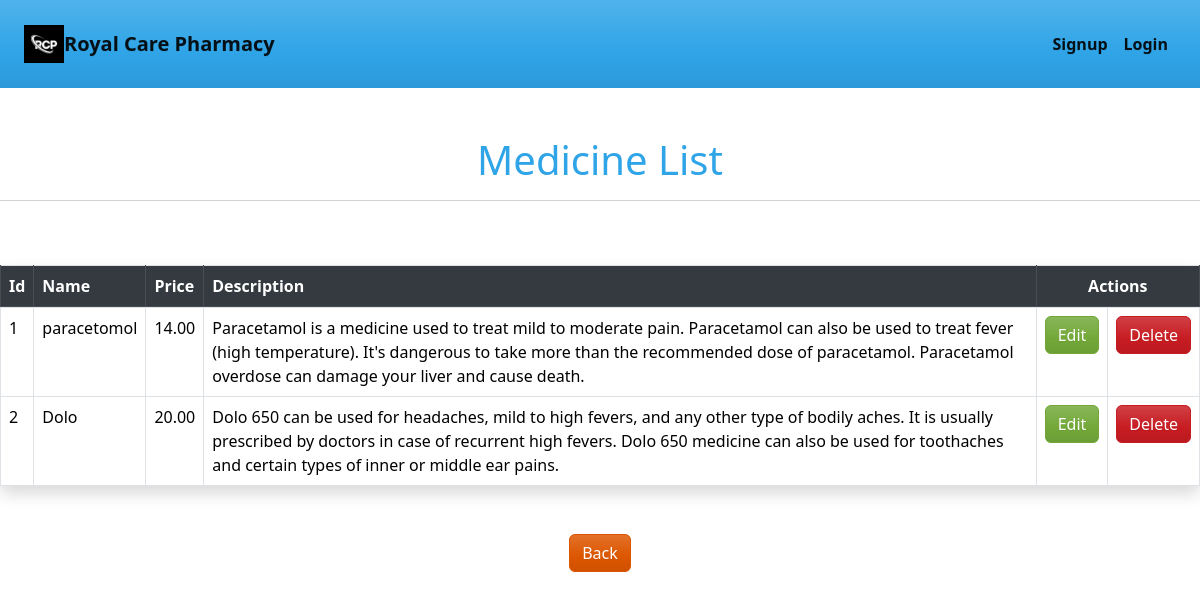
The page /list/ on the database as committed earlier.
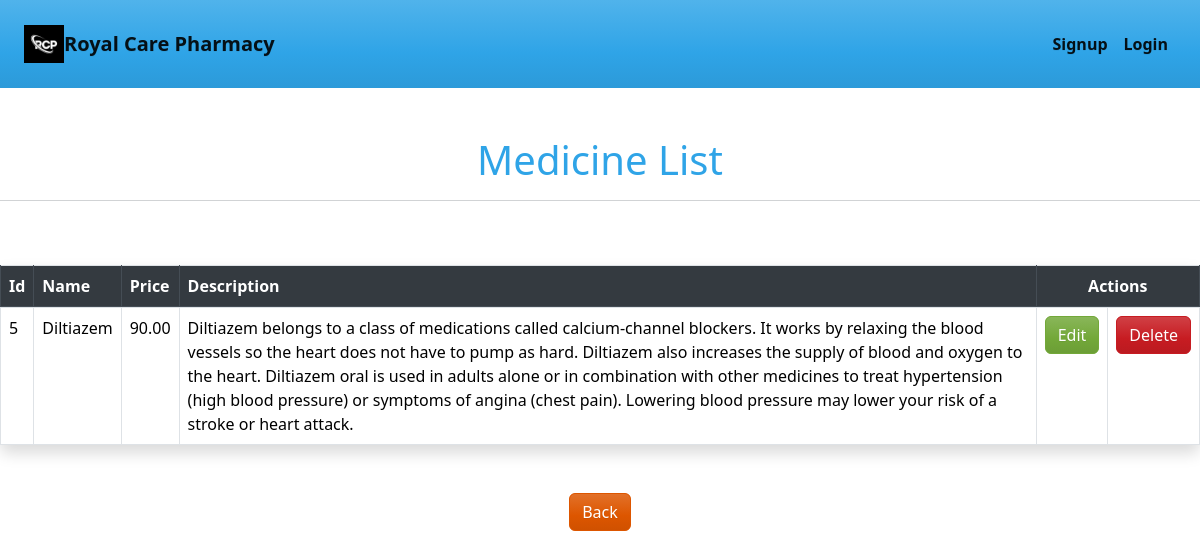
The same page on the database as committed later.
### cure/models.py (models this page shows)
class Medicine(models.Model):
    name = models.CharField(max_length=500)
    description = models.CharField(max_length=500)
    price = models.DecimalField(max_digits=10, decimal_places=2)

### cure/views.py (the view)
# urls.py: path('list/',views.product_read,name='list'),
def product_read(request):
    medicine_list=Medicine.objects.all()
    return render(request,'list.html',{'medicine_list':medicine_list})

### cure/templates/list.html
{%extends 'layout/app-layout.html'%}
{%block 'content' %}
<div class="justify-content-center">
<br><br>
<h1>Medicine List</h1>
<hr><br><br>
<table class="table table-bordered table-hover shadow p-3 mb-5 bg-white rounded ">
    <thead class="thead-dark">
    <tr>
        <th>Id</th>
        <th>Name</th>
        <th>Price</th>
        <th>Description</th>
        <th colspan="2" class="text-center">Actions</th></tr>
        {%for products in medicine_list%}
    <tr>
    </thead>
    <td>{{ products.id }} </td>
    <td>{{ products.name }} </td>
    <td>{{ products.price }}</td>
    <td>{{products.description}}</td>
    <td ><a href="{%url 'updateproduct' products.pk %}" class="btn btn-block btn-success " value="edit" type="submit">Edit</a></td>
    <td><a href="{%url 'deleteproduct' products.pk %}" class="btn btn-danger btn-block" value="edit" type="submit">Delete</a></td></tr>
     {% endfor %}
    </table>
    <div class="text-center">
    <a href="{%url 'welcome'  %}" class="btn btn-warning " value="edit" type="submit">Back</a>
    </div>
</div>
{%endblock%}

### cure/templates/layout/app-layout.html (shortened to what this page needs)
<!DOCTYPE html>
<html>
<head>
    {% load static %}
    <link rel="stylesheet" type="text/css" href="{% static 'style.css' %}">
    <link rel="stylesheet" href="https://cdnjs.cloudflare.com/ajax/libs/font-awesome/4.7.0/css/font-awesome.min.css">
    <link rel="stylesheet" href="https://maxcdn.bootstrapcdn.com/bootstrap/4.5.0/css/bootstrap.min.css">
    <link rel="stylesheet" href="https://bootswatch.com/5/cerulean/bootstrap.min.css">
<body>
    {% include 'partials/navbar.html' %}
    {% block 'content' %}
    {% endblock %}
</body>
</html>

### cure/templates/partials/navbar.html (shortened to what this page needs)
<nav class="navbar navbar-expand-md navbar-light  bg-primary p-4">
    <img width='40px'>
    <a class="navbar-brand" href="{% url 'Home' %}"><b>Royal Care Pharmacy</b></a>
    <div class="collapse navbar-collapse " id="collapsibleNavbar">
      <ul class="navbar-nav" style="margin-left: auto;">
        {% if user.is_authenticated %}
        <li class="nav-item">
          <a class="nav-link active" aria-current="page" href="{% url 'welcome' %}"><strong> Home</strong></a>
        </li>
        <li class="nav-item ">
          <a class="nav-link d-flex" href="{% url 'logout' %}"><strong>Logout</strong></a>
        </li>
          <form action="{% url 'search' %}" method="get" class="d-flex" role="search" id='search'>
            <input class="form-control me-2" type="search" name="query" placeholder="Search" aria-label="Search">
            <button class="btn btn-outline-dark" type="submit">Search</button>
          </form>
        {% else %}
        <li class="nav-item">
          <a class="nav-link active" href="{% url 'signup' %}"><strong>Signup</strong></a>
        </li>
        <li class="nav-item">
          <a class="nav-link active" href="{% url 'login' %}"><strong>Login</strong></a>
        </li>
      </ul>
        {% endif %}
  </div>
</nav>

### cure/static/style.css (style rules this page uses)
h1,h3 { text-align: center; }

Rows that differ between the two databases and show on the page:
removed Medicine: id "1", name "paracetomol", price "14.00", description "Paracetamol is a medicine used to treat mild to moderate pain. Paracetamol can also be used to treat fever (high temperature). It's dangerous to take more than the recommended dose of paracetamol. Paracetamol overdose can damage your liver and cause death."
removed Medicine: id "2", name "Dolo", price "20.00", description "Dolo 650 can be used for headaches, mild to high fevers, and any other type of bodily aches. It is usually prescribed by doctors in case of recurrent high fevers. Dolo 650 medicine can also be used for toothaches and certain types of inner or middle ear pains."
added Medicine: id "5", name "Diltiazem", price "90.00", description "Diltiazem belongs to a class of medications called calcium-channel blockers. It works by relaxing the blood vessels so the heart does not have to pump as hard. Diltiazem also increases the supply of blood and oxygen to the heart. Diltiazem oral is used in adults alone or in combination with other medicines to treat hypertension (high blood pressure) or symptoms of angina (chest pain). Lowering blood pressure may lower your risk of a stroke or heart attack."
